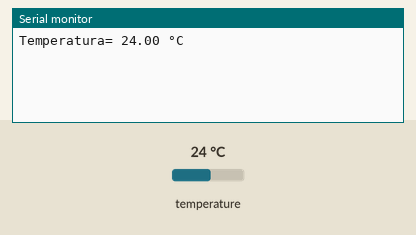
Recording of a sketch running on a simulated Arduino Uno, built with avr-gcc and run on an emulated ATmega328P. On the bench: the last lines printed to the serial monitor. The inputs (shaded band) are chosen by the test bench; at power-on: temperature 24 °C.

Above: at 2.2 s.
2.3 s: temperature set to 12 °C
At 4.5 s:
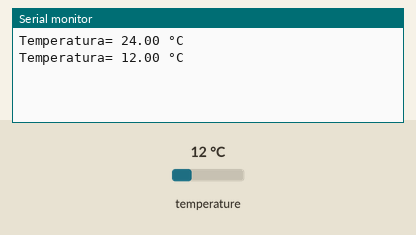
4.8 s: temperature set to 19 °C
At 6.1 s:
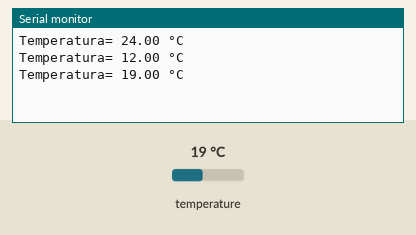
Timing chart, 0 to 7.8 s (numbered marks = the images above; inputs shaded):
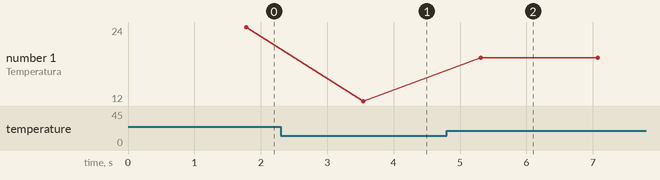

The sketch:

DS18B20.ino
```cpp
#include <OneWire.h>
#include <DallasTemperature.h>
OneWire ourWire(2);
DallasTemperature sensors(&ourWire);
void setup() {
delay(1000);
Serial.begin(9600);
sensors.begin();
}
void loop() {
sensors.requestTemperatures();
float Temperatura= sensors.getTempCByIndex(0);
Serial.print("Temperatura= ");
Serial.print(Temperatura);
Serial.println(" °C");
delay(1000);
}
```

Measured:
- after the input at 2.3 s, the serial monitor: prints a new line after 1.2 s (image 1)
- after the input at 4.8 s, the serial monitor: prints a new line after 0.51 s (image 2)
- plotted number 1: 24 → 12 after the input at 2.3 s, 12 → 19 after the input at 4.8 s
